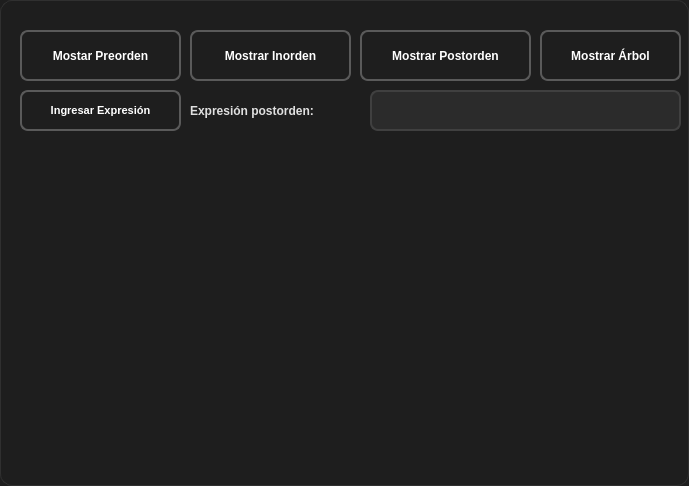
<?xml version="1.0" encoding="UTF-8"?>
<ui version="4.0">
 <class>DialogoArbolExp</class>
 <widget class="QDialog" name="DialogoArbolExp">
  <property name="geometry">
   <rect>
    <x>0</x>
    <y>0</y>
    <width>689</width>
    <height>486</height>
   </rect>
  </property>
  <property name="windowTitle">
   <string>Dialog</string>
  </property>
  <property name="styleSheet">
   <string notr="true">/* =========================
   VENTANA PRINCIPAL
   ========================= */
QDialog {
    background-color: #1e1e1e;
    border: 1px solid #303030;
    border-radius: 12px;
    font-family: &quot;Segoe UI&quot;;
    color: #f0f0f0;
}

/* =========================
   ETIQUETAS
   ========================= */
QLabel {
    color: #e0e0e0;
    font-weight: 500;
    background: transparent;
}

/* =========================
   CAJAS DE TEXTO
   ========================= */
QLineEdit {
    background-color: #2b2b2b;
    color: #ffffff;
    border: 2px solid #404040;
    border-radius: 8px;
    padding: 8px;
    selection-background-color: #3d8bfd;
}

QLineEdit:focus {
    border: 2px solid #3d8bfd;
    background-color: #333333;
}

QLineEdit:disabled {
    background-color: #252525;
    color: #808080;
}

/* =========================
   BOTONES
   ========================= */
QPushButton {
    background-color: transparent;
    color: white;
    border: 2px solid #5a5a5a;
    border-radius: 8px;
    padding: 8px 14px;
    font-weight: bold;
}

QPushButton:hover {
    background-color: #333333;
}

QPushButton:pressed {
    background-color: #252525;
}
/* =========================
   TOOLTIP
   ========================= */
QToolTip {
    background-color: #2b2b2b;
    color: white;
    border: 1px solid #3d8bfd;
    padding: 5px;
}</string>
  </property>
  <widget class="QLabel" name="label">
   <property name="geometry">
    <rect>
     <x>190</x>
     <y>70</y>
     <width>181</width>
     <height>81</height>
    </rect>
   </property>
   <property name="font">
    <font>
     <weight>62</weight>
     <bold>true</bold>
    </font>
   </property>
   <property name="text">
    <string>Expresión postorden:</string>
   </property>
  </widget>
  <widget class="QLineEdit" name="txt_postorden">
   <property name="geometry">
    <rect>
     <x>370</x>
     <y>90</y>
     <width>311</width>
     <height>41</height>
    </rect>
   </property>
   <property name="font">
    <font>
     <pointsize>9</pointsize>
     <weight>75</weight>
     <bold>true</bold>
    </font>
   </property>
  </widget>
  <widget class="QPushButton" name="btn_preorden">
   <property name="geometry">
    <rect>
     <x>20</x>
     <y>30</y>
     <width>161</width>
     <height>51</height>
    </rect>
   </property>
   <property name="font">
    <font>
     <pointsize>9</pointsize>
     <weight>75</weight>
     <bold>true</bold>
    </font>
   </property>
   <property name="text">
    <string>Mostar Preorden</string>
   </property>
  </widget>
  <widget class="QPushButton" name="btn_inorden">
   <property name="geometry">
    <rect>
     <x>190</x>
     <y>30</y>
     <width>161</width>
     <height>51</height>
    </rect>
   </property>
   <property name="font">
    <font>
     <pointsize>9</pointsize>
     <weight>75</weight>
     <bold>true</bold>
    </font>
   </property>
   <property name="text">
    <string>Mostrar Inorden</string>
   </property>
  </widget>
  <widget class="QPushButton" name="btn_postorden">
   <property name="geometry">
    <rect>
     <x>360</x>
     <y>30</y>
     <width>171</width>
     <height>51</height>
    </rect>
   </property>
   <property name="font">
    <font>
     <pointsize>9</pointsize>
     <weight>75</weight>
     <bold>true</bold>
    </font>
   </property>
   <property name="text">
    <string>Mostrar Postorden</string>
   </property>
  </widget>
  <widget class="QPushButton" name="btn_arbol">
   <property name="geometry">
    <rect>
     <x>540</x>
     <y>30</y>
     <width>141</width>
     <height>51</height>
    </rect>
   </property>
   <property name="font">
    <font>
     <pointsize>9</pointsize>
     <weight>75</weight>
     <bold>true</bold>
    </font>
   </property>
   <property name="text">
    <string>Mostrar Árbol</string>
   </property>
  </widget>
  <widget class="QPushButton" name="btn_ingresar">
   <property name="geometry">
    <rect>
     <x>20</x>
     <y>90</y>
     <width>161</width>
     <height>41</height>
    </rect>
   </property>
   <property name="font">
    <font>
     <pointsize>8</pointsize>
     <weight>75</weight>
     <bold>true</bold>
    </font>
   </property>
   <property name="text">
    <string>Ingresar Expresión</string>
   </property>
  </widget>
  <widget class="QLabel" name="txtResultado">
   <property name="geometry">
    <rect>
     <x>20</x>
     <y>150</y>
     <width>651</width>
     <height>321</height>
    </rect>
   </property>
   <property name="font">
    <font>
     <pointsize>11</pointsize>
     <weight>62</weight>
     <bold>true</bold>
    </font>
   </property>
   <property name="text">
    <string/>
   </property>
   <property name="alignment">
    <set>Qt::AlignCenter</set>
   </property>
  </widget>
 </widget>
 <resources/>
 <connections/>
</ui>
